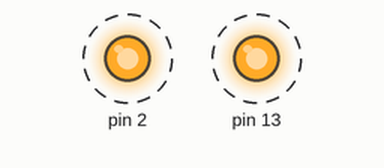
The sketch below on a simulated Arduino Uno, built with avr-gcc and run on an emulated ATmega328P. Shown: output pins drawn as LEDs (lit = HIGH). Dashed ring = blinking.

Above: at 0.2 s.
Timing chart, 0 to 3.0 s (numbered marks = the images above):
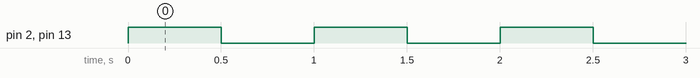

Measured:
- by itself, pin 2, pin 13: alternates HIGH for 0.50 s and LOW for 0.50 s

The sketch:

campus_party_input_button.ino
```cpp
void setup() {
  // put your setup code here, to run once:
  pinMode(13, OUTPUT);
  pinMode(2, OUTPUT);

}

void loop() {
  // put your main code here, to run repeatedly:
  digitalWrite(13, HIGH);
  digitalWrite(2, HIGH);
  delay(500);

  digitalWrite(13, LOW);
  digitalWrite(2, LOW);
  delay(500);

}
```
